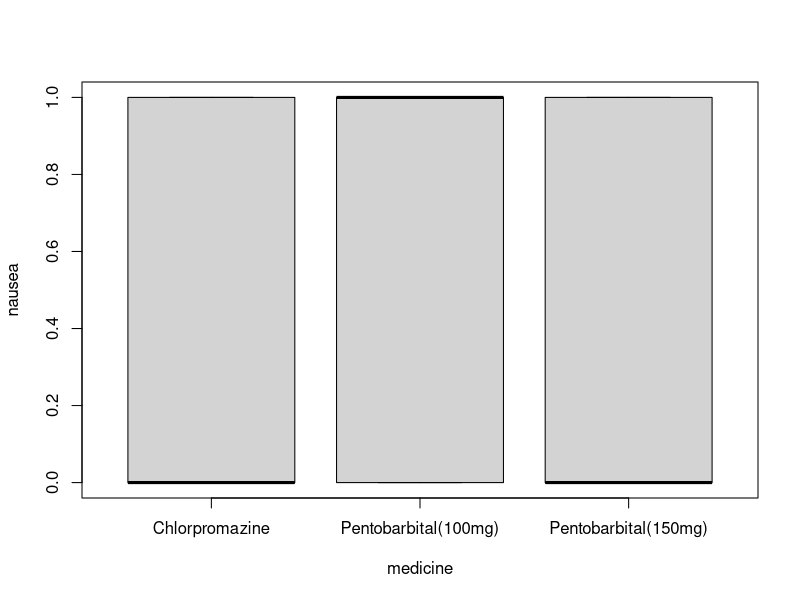

Source code (R): (Note: this script raises an error after producing the figure.)
## ---- chunk 1
knitr::opts_chunk$set(echo = TRUE)
## ---- chunk 2
dimnames=list(c("Chlorpromazine","Pentobarbital(100mg)","Pentobarbital(150mg)"),
              c("Number of Patients","Incidence of Nausea"))
values <- c( 
100,52,
32,35,
48,37)

nausea<- matrix(values, nrow=3, ncol= 2, byrow = TRUE, dimnames = dimnames)
rowsums = apply(nausea, 1, sum); colsums=apply(nausea, 2, sum)
total = sum(nausea); expected=(rowsums%*%t(colsums))/total
round(expected, 0)
## ---- chunk 3
#Creating the table with expected values
#calulated by: E(i,j) = (ni*nj)/n
set.seed(1)
rowsums = apply(nausea, 1, sum); colsums=apply(nausea, 2, sum)
total = sum(nausea); expected=(rowsums%*%t(colsums))/total
round(expected, 0)

#Chisquare test
z=chisq.test(nausea); z
residuals(z)
## ---- chunk 4
#Creating a datframe with boolean value whether a experimental subject experienced nausea (TRUE) or not (FALSE)
# n1 <- 100
# v1 <- rep(FALSE, n1)
# n2 <- 52
# v2 <- rep(TRUE, n2)
# n3 <- 32
# v3 <- rep(FALSE, n3)
# n4 <- 35
# v4 <- rep(TRUE, n4)
# n5 <- 48
# v5 <- rep(FALSE, n5)
# n6 <- 37
# v6 <- rep(TRUE, n6)

n1 <- 100
v1 <- rep(0, n1)
n2 <- 52
v2 <- rep(1, n2)
n3 <- 32
v3 <- rep(0, n3)
n4 <- 35
v4 <- rep(1, n4)
n5 <- 48
v5 <- rep(0, n5)
n6 <- 37
v6 <- rep(1, n6)

med1 <- 152
name1<- rep("Chlorpromazine", med1)
med2 <- 67
name2 <- rep("Pentobarbital(100mg)", med2)
med3 <- 85
name3 <- rep("Pentobarbital(150mg)", med3)


medicine = list(c(name1, name2, name3))
value = list(c(v1, v2, v3, v4, v5, v6))

df <- data.frame(medicine, value)
colnames(df) <- c("medicine", "nausea")
df$medicine <- as.factor(df$medicine)
df

boxplot(nausea~medicine, data=df)
attach(df)
mystat = function(x) chisq.test(residuals(x)^2)
B=1000
t_star = numeric(B)
for (i in 1:B){
  medicine_star=sample(df$medicine)
  t_star[i]= mystat(lm(df$nausea~medicine_star))
}

myt=mystat(lm(df$nausea~df$medicine))
myt
hist(t_star)

pl = sum(t_star<myt)/B
pr = sum(t_star>myt)/B
2*min(pl,pr)
## ---- chunk 5
data = read.table("airpollution.txt", header = TRUE)
model = lm(data$oxidant~data$day + data$wind + data$temperature + data$humidity + data$insolation)
par(mfrow=c(1,2))
pairs(data)
qqnorm(residuals(model))
qqline(residuals(model))
plot(fitted(model), residuals(model), main="fitted model")
## ---- chunk 6
#added variable plot
x=residuals(lm(data$wind~data$day + data$temperature + data$humidity + data$insolation))
y=residuals(lm(data$oxidant~data$day + data$temperature + data$humidity + data$insolation))
plot(x,y, main ="Added variable plot for + wind", xlab="residual of wind", ylab="residual of oxidant")
## ---- chunk 7
summary(lm(data$oxidant~data$day))
summary(lm(data$oxidant~data$wind))
summary(lm(data$oxidant~data$temperature))
summary(lm(data$oxidant~data$humidity))
summary(lm(data$oxidant~data$insolation))
## ---- chunk 8
summary(lm(data$oxidant~data$wind + data$day))
summary(lm(data$oxidant~data$wind + data$temperature))
summary(lm(data$oxidant~data$wind + data$humidity))
summary(lm(data$oxidant~data$wind + data$insolation))
## ---- chunk 9
summary(lm(data$oxidant~data$wind + data$temperature + data$day))
summary(lm(data$oxidant~data$wind + data$temperature + data$humidity))
summary(lm(data$oxidant~data$wind + data$temperature + data$insolation))
## ---- chunk 10
summary(lm(data$oxidant~data$wind + data$temperature + data$humidity + data$day))
summary(lm(data$oxidant~data$wind + data$temperature + data$humidity + data$insolation))
## ---- chunk 11
summary(lm(data$oxidant~data$wind + data$temperature + data$humidity + data$day + data$insolation))
## ---- chunk 12
summary(lm(data$oxidant~data$wind + data$temperature + data$humidity + data$insolation))
## ---- chunk 13
summary(lm(data$oxidant~data$wind + data$temperature + data$humidity))
## ---- chunk 14
summary(lm(data$oxidant~data$wind + data$temperature))
## ---- chunk 15
data = data.frame(data)

a <- data$oxidant
b <- data$wind
c <- data$temperature

model_p = lm(a~b+c , data=data)


#confidene interval 95%
newxdata =data.frame(b = 33, c=54)
predict(model_p, newxdata, interval="confidence", level =0.95)
predict(model_p, newxdata, interval="prediction", level =0.95)
